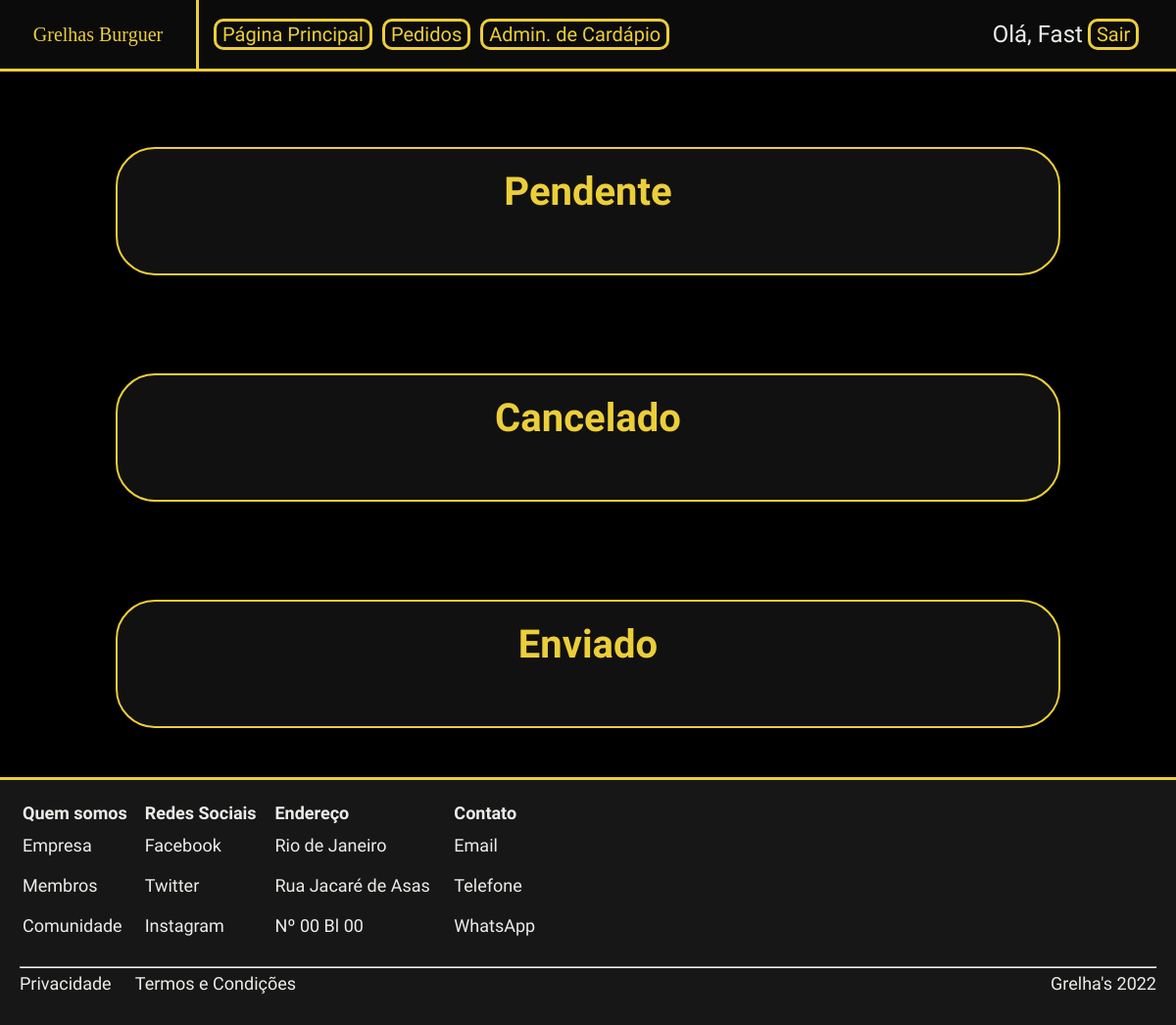
Screenshot of /func_mode/pedidos/ (signed in) with the database file from the repository.
### func_mode/models.py (models this page shows, shortened)
class Status(models.Model):
    status = models.CharField(max_length=50)

### func_mode/views.py (the view)
# urls.py: path('pedidos/', views.pedidos, name='pedidos'),
@permission_required('pedidos.can_view_pedidos', login_url='/login')
def pedidos(request):
    pedidos = Pedido.objects.all()
    status = Status.objects.all()
    return render(request, 'pedidos.html', {'pedidos':pedidos, 'status': status})

### func_mode/templates/pedidos.html (shortened to what this page needs)
{% extends 'base.html' %}
{% load custom_tags static %}
{% block head %}
    {% include 'static/parciais/head.html' %}
    <link rel="stylesheet" href="{% static 'func_css/pedidos.css' %}">
{% endblock %}
{% block navlinks %}
    <a href="{% url 'index' %}"><button class="buttonHeader">Página Principal</button></a>
    <a href="{% url 'pedidos' %}"><button class="buttonHeader">Pedidos</button></a></li>
    <a href="{% url 'cardapio_admin' %}"><button class="buttonHeader">Admin. de Cardápio</button></a>
{% endblock %}
{% block body %}
<div class="content">
    {% for statu in status %}
    <div class="pedidos-board">
        <h1>{{statu.status}}</h1>
    </div>
    {% endfor %}
</div>
{% endblock %}

### templates/base.html (shortened to what this page needs)
{% load static %}
<!DOCTYPE html>
<html lang="pt-BR">
<head>
    {% include  'static/parciais/head.html' %}
    <link rel="stylesheet" href="{% static 'base.css' %}">
    {% block head %}{% endblock %}
</head>
<body>
    <nav class="navebar">
        <div class="logo">
            <a href="{% url 'index' %}">
                Grelhas Burguer
            </a>
        </div>
        <div class="menu">
            {% block navlinks %}
            {% endblock %}
        </div>
        <div class="nav-login">
            {% if request.user.is_authenticated %}
                <span> Olá, {{ request.user.first_name|title }} </span>
                <a href="{% url 'logout' %}"><button class="buttonHeader">Sair</button></a>
            {% else %}
                <a href="{% url 'login' %}"><button class="buttonHeader">Entrar</button></a>
                <a href="{% url 'register' %}"><button class="buttonHeader">Registre-se</button></a>
            {% endif %}
        </div>
    </nav>
    {% block body %}{%endblock%}
    {% include 'static/parciais/footer.html' %}
</body>
</html>

### templates/static/base.css (style rules this page uses)
html, body { height: 100vh; font-family: 'Oswald', sans-serif; }
* { margin: 0; }
.navebar { position: absolute; top: 0; display: flex; z-index: 1000; gap: 10px; background-color: #0c0c0cf6; border-bottom: solid #ECCE39; color:#ecece9; font-size: 24px; justify-content: space-between; height: 70px; width: 100%; }
.logo { font-family: 'Fuzzy Bubbles', cursive; width: 200px; display: flex; align-items: center; border-right: solid #ECCE39; justify-content: center; }
.logo a { width: 90%; text-decoration: none; text-align: center; color:#ECCE39; font-size: 20px; }
.menu { display: flex; flex-grow: 10; align-items: center; }
.menu a { display: flex; align-items: center; text-decoration: none; padding: 5px; }
.nav-login { width: 220px; display: flex; align-items: center; justify-content: center; }
.nav-login a { display: flex; align-items: center; justify-content: center; text-decoration: none; padding: 5px; }
.buttonHeader { font-family: 'Oswald', sans-serif; font-size: 18px; background-color: transparent; border: solid 3px #ECCE39 ; border-radius: 10px; color: #ECCE39; text-decoration: none; font-size: 20px; cursor: pointer; }

### templates/static/func_css/pedidos.css (style rules this page uses)
.content { background-color: #000000; font-family: 'Oswald', sans-serif; font-size: 20px; margin: 0px; padding-top: 100px; display: flex; flex-direction: column; justify-content: center; align-items: center; }
.pedidos-board { display: flex; width: 80%; flex-direction: column; justify-content: center; align-items: center; margin: 50px 0px; border: solid 2px #ECCE39; border-radius: 40px; color: #ECCE39; background-color: #111111; }
.pedidos-board h1 { margin: 20px; }

### rows the page displays
Status: status "Pendente"
Status: status "Cancelado"
Status: status "Enviado"

### other values shown
{{ request.user.first_name|title }} "Fast"
